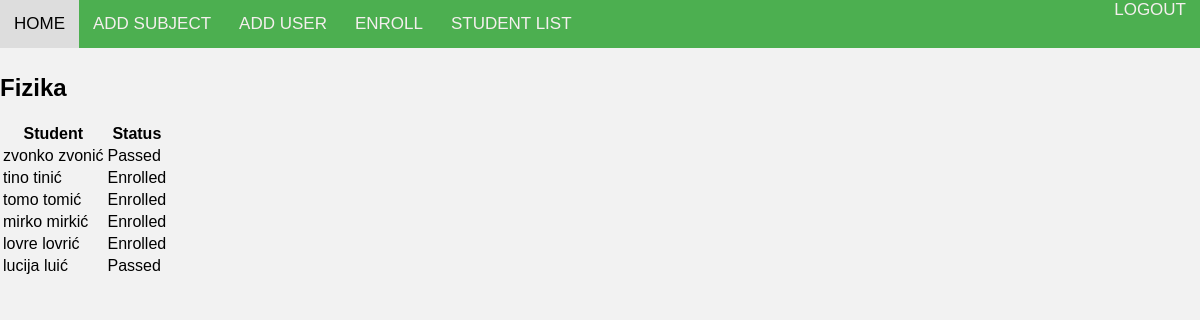
Page /subjects/2/popis_studenata/ (signed in) on the earlier database version.
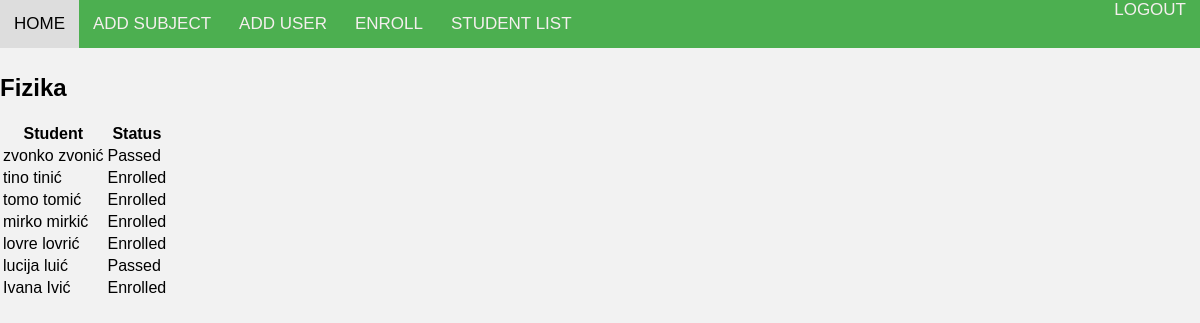
Same page on the later database version.
### EnrollmentApp/models.py (models this page shows, shortened)
class StudentEnrollment(models.Model):
    class StatusChoices(Enum):
        ENROLLED = 'Enrolled'
        PASSED = 'Passed'
        FAILED = 'Failed'
    student = models.ForeignKey(Korisnici, on_delete=models.CASCADE)
    subject = models.ForeignKey(Predmeti, on_delete=models.CASCADE)
    status = models.CharField(max_length=20, choices=[(status.value, status.name) for status in StatusChoices])

class Korisnici(AbstractUser):
    class RoleChoices(Enum):
        ADMINISTRATOR = 'administrator'
        PROFESOR = 'profesor'
        STUDENT = 'student'
    class StatusChoices(Enum):
        NONE = 'none'
        REDOVAN = 'redovan'
        IZVANREDAN = 'izvanredan'
    role = models.CharField(max_length=20, choices=[(role.value, role.name) for role in RoleChoices])
    status = models.CharField(max_length=20, choices=[(status.value, status.name) for status in StatusChoices])
    user_permissions = models.ManyToManyField(
        Permission,
        verbose_name='user permissions',
        blank=True,
        related_name='korisnici_set'
    )
    groups = models.ManyToManyField(
        'auth.Group',
        verbose_name='groups',
        blank=True,
        related_name='korisnici_set'
    )

### EnrollmentApp/views.py (the view)
# urls.py: path('subjects/<int:predmet_id>/popis_studenata/', popis_studenata, name='popis_studenata'),
@login_required
@user_passes_test(check_admin)
def popis_studenata(request, predmet_id):
    predmet = get_object_or_404(Predmeti, id=predmet_id)
    enrollments = StudentEnrollment.objects.filter(subject=predmet)
    return render(request, 'popis_studenata.html', {'predmet': predmet, 'enrollments': enrollments})

### EnrollmentApp/views.py (called while the page is built)
def check_admin(user):
    return user.role == 'administrator'

### EnrollmentApp/templates/popis_studenata.html (shortened to what this page needs)
{% load static %}
<!DOCTYPE html>
<html>
  <head>
    <link
      rel="stylesheet"
      type="text/css"
      href="{% static 'css/style.css' %}"
    />
  </head>
  <body>
    <nav>
      <div class="nav-left">
        <a href="{% url 'success' %}">HOME</a>
        <a href="{% url 'add_subject' %}">ADD SUBJECT</a>
        <a href="{% url 'add_user' %}">ADD USER</a>
        <a href="{% url 'create_enrollment' %}">ENROLL</a>
        <a href="{% url 'student_list' %}">STUDENT LIST</a>
      </div>
      <div class="nav-right">
        <a href="{% url 'logout' %}" class="logout">LOGOUT</a>
      </div>
    </nav>
    <br />
    <br />
    <br />
    <h2>{{ predmet.name }} </h2>
    <table>
      <thead>
        <tr>
          <th>Student</th>
          <th>Status</th>
        </tr>
      </thead>
      <tbody>
        {% for enrollment in enrollments %}
        <tr>
          <td>
            {{ enrollment.student.first_name }}  {{ enrollment.student.last_name }}
          </td>
          <td>{{ enrollment.status }}</td>
        </tr>
        {% empty %}
        <p>Nema upisanih studenata za ovaj predmet.</p>
        {% endfor %}
      </tbody>
    </table>
  </body>
</html>

Differences in the rows shown:
added StudentEnrollment: student.first_name "Ivana", student.last_name "Ivić", status "Enrolled"
